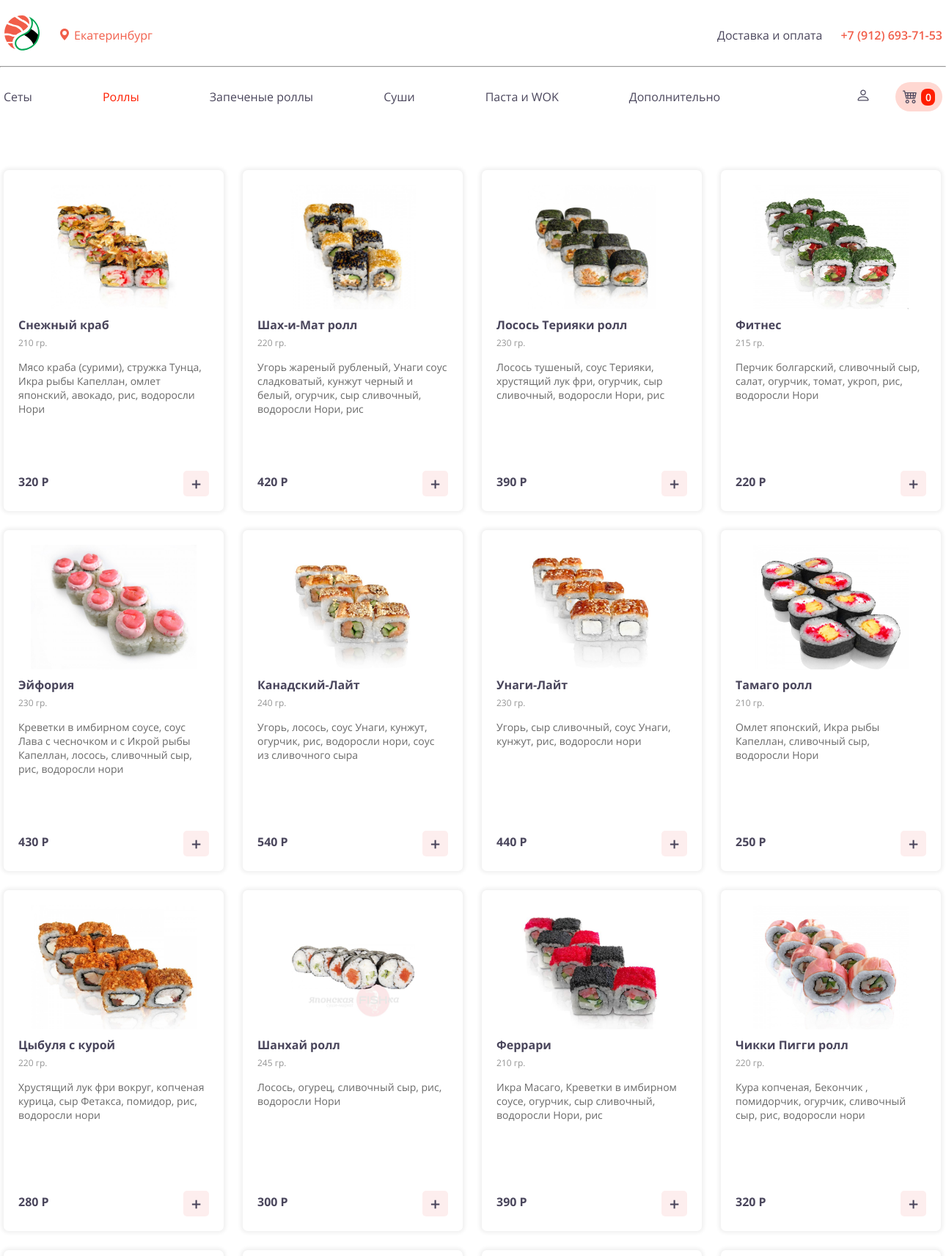
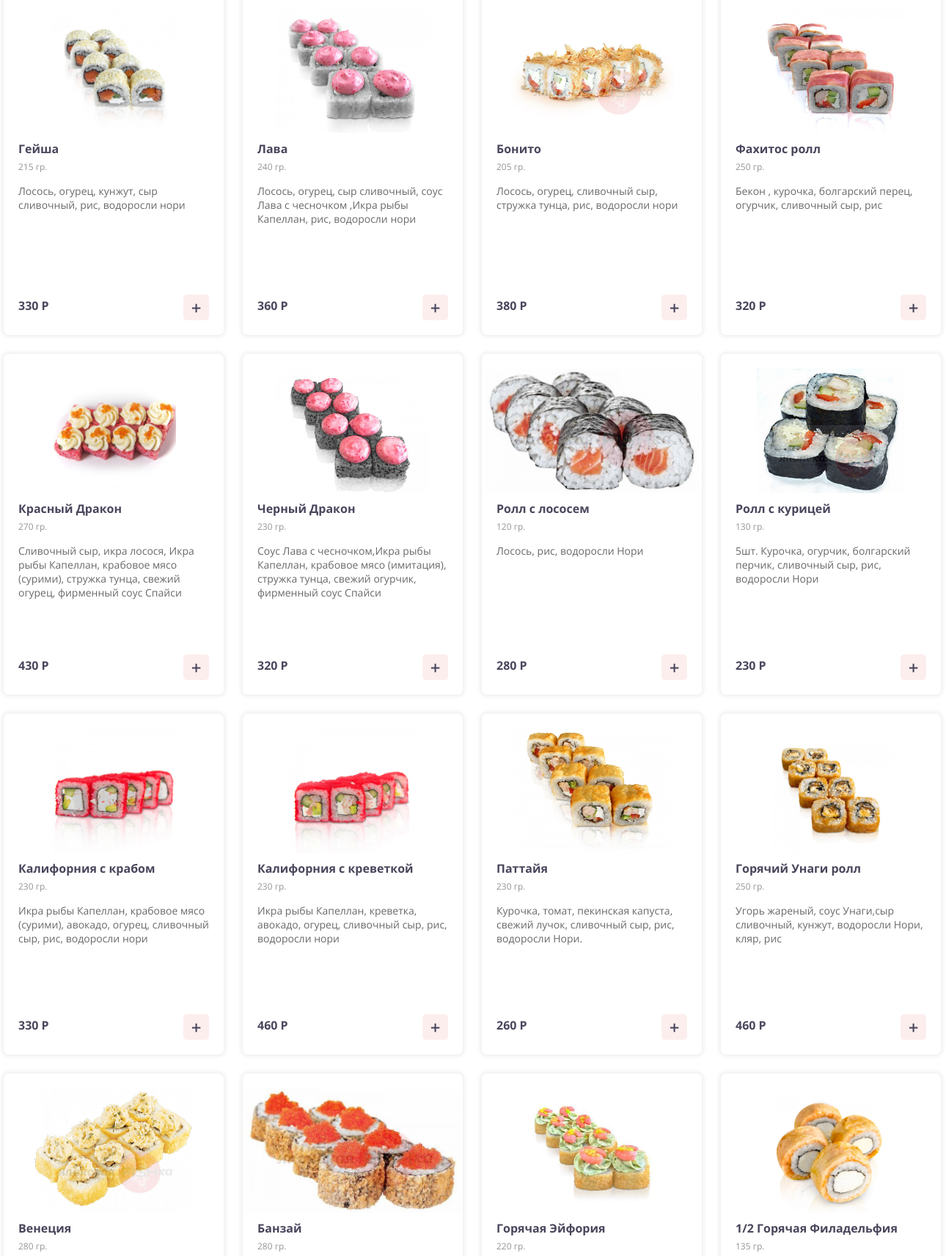
The app's page /sushiyan/templates/menu/rolls.php (upper part) with its own data (2 pictures, top to bottom).
### tables this page shows
CREATE TABLE `rolls` (
  `id` int(11) NOT NULL,
  `title` varchar(255) DEFAULT NULL,
  `weight` int(11) NOT NULL,
  `description` varchar(255) NOT NULL,
  `price` int(11) NOT NULL,
  `img_url` varchar(255) NOT NULL
);

### sushiyan/templates/menu/rolls.php (the view, shortened to what this page needs)
<?php session_start(); require_once '../../assets/vender/connect.php';?>
<!DOCTYPE html>
<html lang="ru">
<head>
    <link rel="stylesheet" href="/assets/css/style.css">
    <link rel="stylesheet" href="https://cdn.jsdelivr.net/npm/bootstrap-icons@1.3.0/font/bootstrap-icons.css">
</head>
<body>
<header>
    <div class="container">
        <div class="header__info">
            <div class="cityPlusLogo">
                <a href="/templates/index.php"><img src="/assets/images/img/logo-01.svg" alt="Logo"></a>
                <div class="geo">
                    <i class="bi bi-geo-alt-fill"></i>
                    <p>Екатеринбург</p>
                </div>
            </div>
            <ul>
                <li><a href="/templates/delivery.php">Доставка и оплата</a></li>
                <li><a href="tel:+79126937153">+7 (912) 693-71-53</a></li>
            </ul>
        </div>
    </div>
    <hr>
    <div class="container">
        <div class="header__nav">
            <nav>
                <ul>
                    <li><a href="/templates/menu/sets.php">Сеты</a></li>
                    <li><a href="#" class="active">Роллы</a></li>
                    <li><a href="/templates/menu/bakedRolls.php">Запеченые роллы</a></li>
                    <li><a href="/templates/menu/sushi.php">Суши</a></li>
                    <li><a href="/templates/menu/noodle.php">Паста и WOK</a></li>
                    <li><a href="/templates/menu/addictionally.php">Дополнительно</a></li>
                </ul>
                <div class="cabinet">
                        <a href="<?php if($_SESSION['user']){echo '/templates/profile.php';}else {echo '/templates/prof.php';} ?>"
                            class="profile" id="profile">
                            <i class="bi bi-person"></i>
                        </a>
                        <div class="cart" id="cart">
                            <i class="bi bi-cart4"></i>
                            <span id="cartCount">0</span>
                        </div>
                    </div>
            </nav>
        </div>
    </div>
</header>
<main>
    <div class="container" id="grid-wrap">
        <?php
            $cardsConnect = mysqli_query($connect, "SELECT * FROM `rolls`");
            $cardsCount = mysqli_num_rows($cardsConnect);
            for($i = 1; $i<=$cardsCount; $i++){
                $cardsCon = mysqli_query($connect, "SELECT * FROM `rolls` WHERE `id` = '$i'");
                $card = mysqli_fetch_assoc($cardsCon);
                echo '
                <div class="cards" data-id="'.$card['id'].$card['weight'].$i.'">
                <div class="img">
                    <img src="'.$card['img_url'].'" alt="'.$card['title'].'">
                </div>
                <div class="cardInfo">
                    <h3 class="title">'.$card['title'].'</h3>
                    <p class="weight">'.$card['weight'].' гр.</p>
                    <p class="description">'.$card['description'].'</p>
                    <div class="form">
                        <h3 class="price">'.$card['price'].' Р</h3>
                        <button type="button" data-addToCart data-counter="1" data-id="'.$card['id'].$card['weight'].$i.'">+</button>
                    </div>
                </div>
            </div>
                ';
            }
        ?>
    </div>
</main>
</body>
</html>

### records on screen
rolls: img_url (picture), title "Снежный краб", weight "210", description "Мясо краба (сурими), стружка Тунца, Икра рыбы Капеллан, омлет японский, авокадо, рис, водоросли Нори", price "320"
rolls: img_url (picture), title "Шах-и-Мат ролл", weight "220", description "Угорь жареный рубленый, Унаги соус сладковатый, кунжут черный и белый, огурчик, сыр сливочный, водоросли Нори, рис", price "420"
rolls: img_url (picture), title "Лосось Терияки ролл", weight "230", description "Лосось тушеный, соус Терияки, хрустящий лук фри, огурчик, сыр сливочный, водоросли Нори, рис", price "390"
rolls: img_url (picture), title "Фитнес", weight "215", description "Перчик болгарский, сливочный сыр, салат, огурчик, томат, укроп, рис, водоросли Нори", price "220"
rolls: img_url (picture), title "Эйфория", weight "230", description "Креветки в имбирном соусе, соус Лава с чесночком и с Икрой рыбы Капеллан, лосось, сливочный сыр, рис, водоросли нори", price "430"
rolls: img_url (picture), title "Канадский-Лайт", weight "240", description "Угорь, лосось, соус Унаги, кунжут, огурчик, рис, водоросли нори, соус из сливочного сыра", price "540"
rolls: img_url (picture), title "Унаги-Лайт", weight "230", description "Угорь, сыр сливочный, соус Унаги, кунжут, рис, водоросли нори", price "440"
rolls: img_url (picture), title "Тамаго ролл", weight "210", description "Омлет японский, Икра рыбы Капеллан, сливочный сыр, водоросли Нори", price "250"
rolls: img_url (picture), title "Цыбуля с курой", weight "220", description "Хрустящий лук фри вокруг, копченая курица, сыр Фетакса, помидор, рис, водоросли нори", price "280"
rolls: img_url (picture), title "Шанхай ролл", weight "245", description "Лосось, огурец, сливочный сыр, рис, водоросли Нори", price "300"
rolls: img_url (picture), title "Феррари", weight "210", description "Икра Масаго, Креветки в имбирном соусе, огурчик, сыр сливочный, водоросли Нори, рис", price "390"
rolls: img_url (picture), title "Чикки Пигги ролл", weight "220", description "Кура копченая, Бекончик , помидорчик, огурчик, сливочный сыр, рис, водоросли нори", price "320"
rolls: img_url (picture), title "Гейша", weight "215", description "Лосось, огурец, кунжут, сыр сливочный, рис, водоросли нори", price "330"
rolls: img_url (picture), title "Лава", weight "240", description "Лосось, огурец, сыр сливочный, соус Лава с чесночком ,Икра рыбы Капеллан, рис, водоросли нори", price "360"
rolls: img_url (picture), title "Бонито", weight "205", description "Лосось, огурец, сливочный сыр, стружка тунца, рис, водоросли нори", price "380"
rolls: img_url (picture), title "Фахитос ролл", weight "250", description "Бекон , курочка, болгарский перец, огурчик, сливочный сыр, рис", price "320"
rolls: img_url (picture), title "Красный Дракон", weight "270", description "Сливочный сыр, икра лосося, Икра рыбы Капеллан, крабовое мясо (сурими), стружка тунца, свежий огурец, фирменный соус Спайси", price "430"
rolls: img_url (picture), title "Черный Дракон", weight "230", description "Соус Лава с чесночком,Икра рыбы Капеллан, крабовое мясо (имитация), стружка тунца, свежий огурчик, фирменный соус Спайси", price "320"
rolls: img_url (picture), title "Ролл с лососем", weight "120", description "Лосось, рис, водоросли Нори", price "280"
rolls: img_url (picture), title "Ролл с курицей", weight "130", description "5шт. Курочка, огурчик, болгарский перчик, сливочный сыр, рис, водоросли Нори", price "230"
rolls: img_url (picture), title "Калифорния с крабом", weight "230", description "Икра рыбы Капеллан, крабовое мясо (сурими), авокадо, огурец, сливочный сыр, рис, водоросли нори", price "330"
rolls: img_url (picture), title "Калифорния с креветкой", weight "230", description "Икра рыбы Капеллан, креветка, авокадо, огурец, сливочный сыр, рис, водоросли нори", price "460"
rolls: img_url (picture), title "Паттайя", weight "230", description "Курочка, томат, пекинская капуста, свежий лучок, сливочный сыр, рис, водоросли Нори.", price "260"
rolls: img_url (picture), title "Горячий Унаги ролл", weight "250", description "Угорь жареный, соус Унаги,сыр сливочный, кунжут, водоросли Нори, кляр, рис", price "460"
rolls: img_url (picture), title "Венеция", weight "280"
rolls: img_url (picture), title "Банзай", weight "280"
rolls: img_url (picture), title "Горячая Эйфория", weight "220"
rolls: img_url (picture), title "1/2 Горячая Филадельфия", weight "135"
